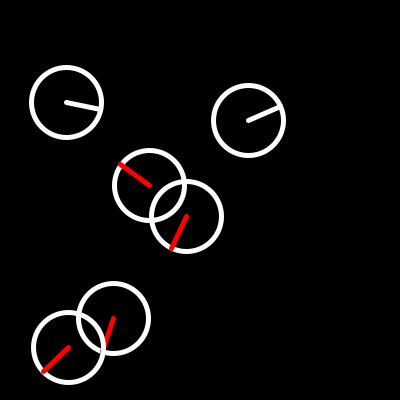
Frame 1 (no input)
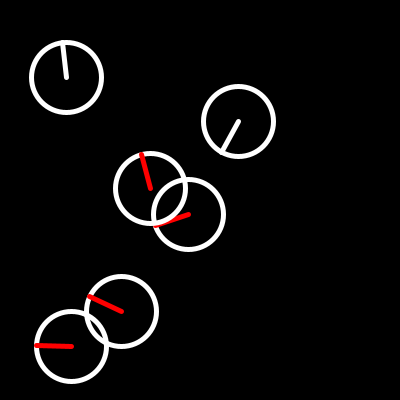
Frame 60 (the mouse pressed at the canvas centre just before this capture)
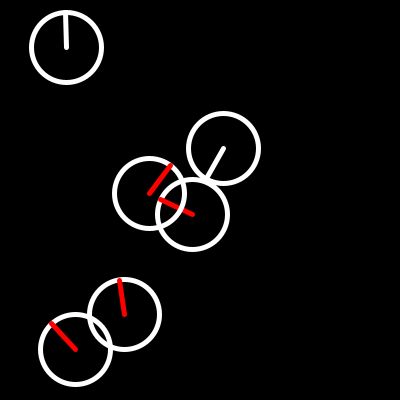
Frame 120 (the mouse held since frame 60 and released just before this capture)

The Processing sketch that drew these frames (run headless with seeded random() and noise(); from frame 60 on, the mouse is pressed at the canvas centre):

// Processing sketch: sketch_bot2
// ── sketch_bot2.pde
// sketch_bot2
// Bots con aprendizaje por refuerzo (Q-learning): aprenden a girar
// en función de si tocan a otro bot, para maximizar la recompensa.
// Circunferencias blancas, radio rojo al tocar. Guarda b0.png, b1.png...
// cada 2 segundos, hasta pulsar 'q'.

Bot[] bots;
int contador = 0;      // número de la imagen guardada
int ultimo = 0;        // instante del último guardado

void setup() {
  size(400, 400);
  bots = new Bot[6];
  for (int i = 0; i < bots.length; i++)
    bots[i] = new Bot(random(35, width - 35), random(35, height - 35), 35);
}

void draw() {
  background(0);

  for (Bot b : bots) b.actuar(bots);
  for (Bot b : bots) b.dibujar();

  // guardar cada 2 segundos
  if (millis() - ultimo > 2000) {
    ultimo = millis();
    save("b" + contador + ".png");
    contador++;
  }
}

void keyPressed() {
  if (key == 'q' || key == 'Q') exit();   // para al teclear q
}

// ── Bot.pde
// Bot.pde
// Clase Bot con aprendizaje por refuerzo (Q-learning simple).
// Estado (2): tocando / no tocando.
// Acción (3): girar a la izquierda, seguir recto, girar a la derecha.
// Recompensa: al no tocar, recto (+1) y girar (0); al tocar, girar (+1)
// y recto (-1); chocar con el borde (-1). Así aprende a desplazarse
// en una dirección y a girar (cambiar de comportamiento) al colisionar.

class Bot {
  float x, y;          // posición
  float radio;         // radio
  float angulo;        // dirección (ángulo)
  boolean tocando;     // si está tocando a otro bot

  // Q-learning: Q[estado][acción]
  float[][] Q = new float[2][3];
  float alpha = 0.1;    // tasa de aprendizaje
  float gamma = 0.9;    // descuento
  float epsilon = 0.1;  // exploración (ε-greedy)

  Bot(float x, float y, float radio) {
    this.x = x;
    this.y = y;
    this.radio = radio;
    this.angulo = random(TWO_PI);
  }

  // un paso de RL: observar, decidir, ejecutar, recibir recompensa, aprender
  void actuar(Bot[] otros) {
    // 1. observar el estado
    int estado = tocando ? 1 : 0;

    // 2. decidir la acción (ε-greedy)
    int accion;
    if (random(1) < epsilon)
      accion = (int) random(3);          // explorar: al azar
    else {
      accion = 0;                        // explotar: la mejor Q
      if (Q[estado][1] > Q[estado][accion]) accion = 1;
      if (Q[estado][2] > Q[estado][accion]) accion = 2;
    }

    // 3. ejecutar la acción (cambiar la dirección)
    if (accion == 0) angulo -= 0.1;      // girar a la izquierda
    else if (accion == 2) angulo += 0.1; // girar a la derecha
    // accion == 1: recto (no cambia el ángulo)

    // 4. moverse
    x += cos(angulo) * 0.5;
    y += sin(angulo) * 0.5;

    // 5. recibir la recompensa
    boolean borde = false;
    if (x < radio || x > width - radio) {
      x = constrain(x, radio, width - radio);
      angulo = PI - angulo;
      borde = true;
    }
    if (y < radio || y > height - radio) {
      y = constrain(y, radio, height - radio);
      angulo = -angulo;
      borde = true;
    }

    tocando = false;
    for (Bot o : otros)
      if (o != this && dist(x, y, o.x, o.y) < radio + o.radio)
        tocando = true;

    float recompensa;
    if (borde)
      recompensa = -1;
    else if (tocando)
      recompensa = (accion == 1) ? -1 : 1;   // al tocar: girar bien, recto mal
    else
      recompensa = (accion == 1) ? 1 : 0;     // sin tocar: recto bien, girar neutro

    // 6. aprender (actualización de Q-learning)
    int nuevo = tocando ? 1 : 0;
    float maxQ = Q[nuevo][0];
    if (Q[nuevo][1] > maxQ) maxQ = Q[nuevo][1];
    if (Q[nuevo][2] > maxQ) maxQ = Q[nuevo][2];
    Q[estado][accion] += alpha * (recompensa + gamma * maxQ - Q[estado][accion]);
  }

  // dibujar: circunferencia blanca; radio rojo solo al tocarse
  void dibujar() {
    stroke(255);
    strokeWeight(5);
    noFill();
    ellipse(x, y, 2 * radio, 2 * radio);
    if (tocando)
      stroke(255, 0, 0);    // rojo mientras dura el contacto
    else
      stroke(255);          // blanco el resto del tiempo
    line(x, y, x + cos(angulo) * radio, y + sin(angulo) * radio);
  }
}
